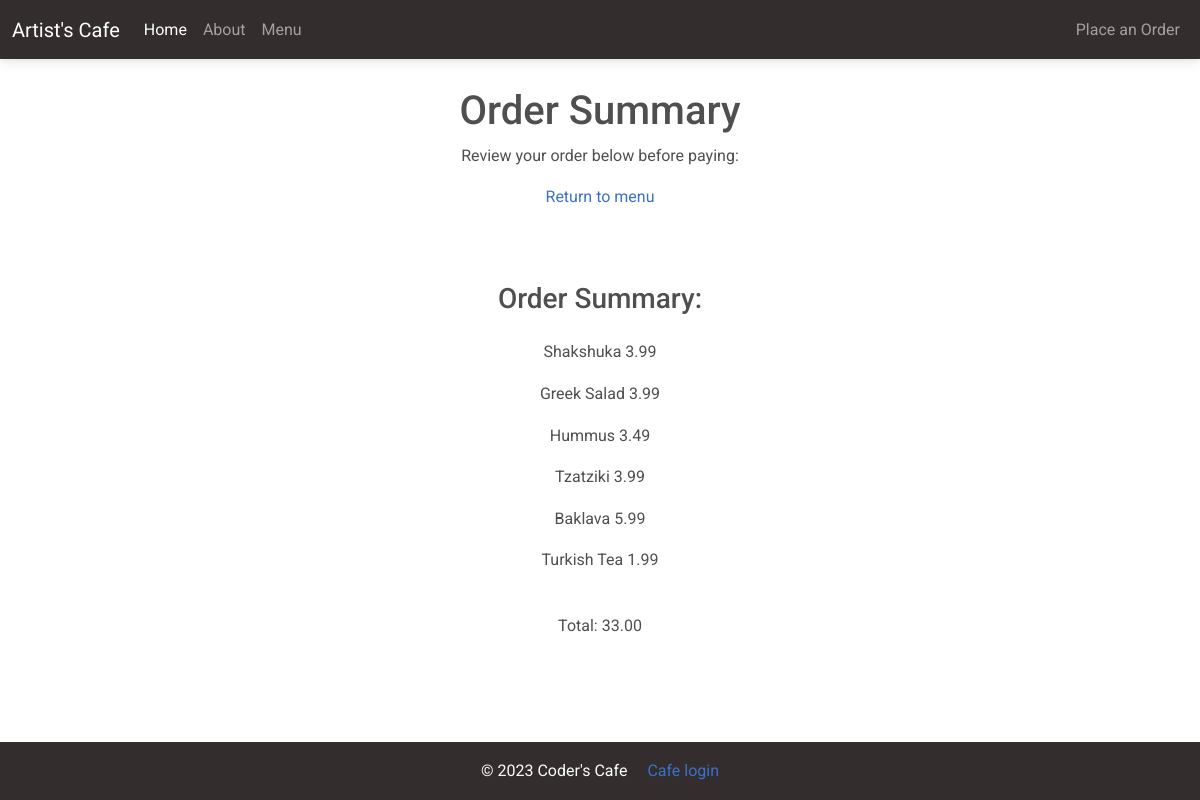
The app's page /order-confirmation/43 with its own data.
### customer/models.py (models this page shows, shortened)
class MenuItem(models.Model):
    name = models.CharField(max_length=100)
    description = models.TextField()
    image = models.ImageField(upload_to='menu_images/')
    price = models.DecimalField(max_digits=5, decimal_places=2)
    category = models.ManyToManyField('Category', related_name='item')

class OrderModel(models.Model):
    created_on = models.DateTimeField(auto_now_add=True)
    price = models.DecimalField(max_digits=7, decimal_places=2)
    items = models.ManyToManyField('MenuItem', related_name='order', blank=True)
    name = models.CharField(max_length=50, blank=True)
    email = models.CharField(max_length=50, blank=True)
    street = models.CharField(max_length=50, blank=True)
    city = models.CharField(max_length=50, blank=True)
    county = models.CharField(max_length=15, blank=True)
    post_code = models.CharField(max_length=15, blank=True, null=True)
    is_paid = models.BooleanField(default=False)
    is_shipped = models.BooleanField(default=False)

### customer/views.py (the view, shortened to what this page needs)
# urls.py: path('order-confirmation/<int:pk>', OrderConfirmation.as_view(),
class OrderConfirmation(View):
    def get(self, request, pk, *args, **kwargs):
        order = OrderModel.objects.get(pk=pk)
        context = {
        'pk': order.pk,
        'items': order.items,
        'prices': order.price,
        }
        return render(request, 'customer/order_confirmation.html', context)

### customer/templates/customer/order_confirmation.html (shortened to what this page needs)
{% extends 'customer/base.html' %}
{% block content %}
<div class="container mb-5">
    <div class="row justify-content-center mt-1">
        <div class="col-md-5 col-sm-12 p-4 text-center">
            <h1>Order Summary</h1>
            <p>Review your order below before paying:</p>
            <a href="{% url 'order' %}">Return to menu</a>
        </div>
    </div>
    <div class="row justify-content-center mt-5">
        <div class="col-md-5 col-sm-12 text-center">
            <h3 class="pb-3">Order Summary:</h3>
            {% for item in items.all %}
                <p>{{ item.name }} <span class="pl-3">{{ item.price }}</span></p>
            {% endfor %}
            <p class="font-weight-bold pt-4">Total: {{ prices }}</p>
        </div>
    </div>
</div>
{% endblock content %}

### records on screen
MenuItem: name "Shakshuka", price "3.99"
MenuItem: name "Greek Salad", price "3.99"
MenuItem: name "Hummus", price "3.49"
MenuItem: name "Tzatziki", price "3.99"
MenuItem: name "Baklava", price "5.99"
MenuItem: name "Turkish Tea", price "1.99"
OrderModel: price "33.00"
